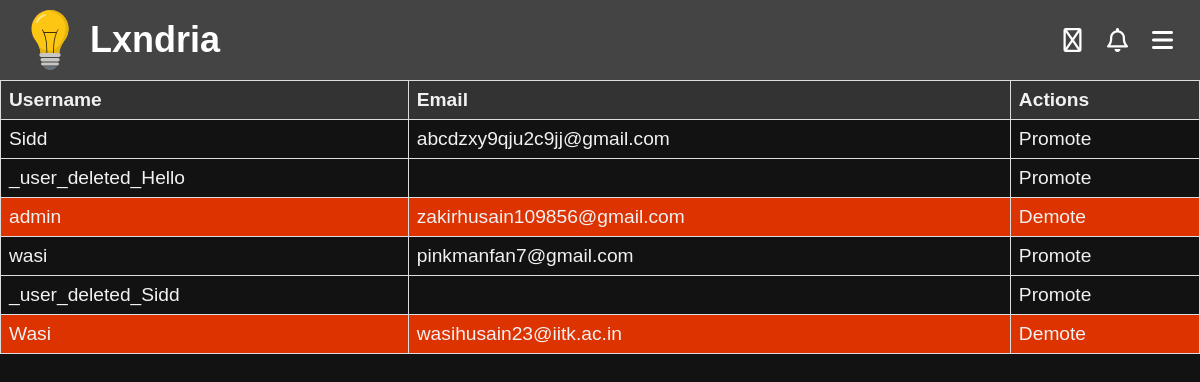
Page /admin-controls (signed in) on the committed database.
### app/models.py (models this page shows, shortened)
class Profile(db.Model):
    __tablename__ = "profile"
    __table_args__ = {"extend_existing": True}
    username = db.Column(db.String(80), db.ForeignKey('user.username'), primary_key=True)  # Primary + Foreign Key
    user = db.relationship('User', backref=db.backref('profile', uselist=False, cascade="all, delete-orphan"))
    profile_pic = db.Column(db.String(255), default="/images/default-profile.jpg")
    bio = db.Column(db.Text, default="This user has not set a bio yet.")
    upvotes = db.Column(db.Integer, default=0)
    created_at = db.Column(db.DateTime, default=datetime.utcnow)
    updated_at = db.Column(db.DateTime, onupdate=datetime.utcnow)
    @property
    def is_moderator(self):
        return Moderators.query.filter_by(username=self.username).count() != 0

class User(db.Model, UserMixin): # create a User class to store user information
    __tablename__ = "user"
    __table_args__ = {"extend_existing": True}  # Allow modifications to the table
    id = db.Column(db.Integer, primary_key=True)
    username = db.Column(db.String(80), unique=True, nullable=False)
    name = db.Column(db.String(80), nullable=False)
    password_hash = db.Column(db.String(120), nullable=False)
    email = db.Column(db.String(120), unique=True, nullable=False)
    created_at = db.Column(db.DateTime, default=datetime.utcnow)
    updated_at = db.Column(db.DateTime, onupdate=datetime.utcnow)

### app/routes/admin.py (the view, shortened to what this page needs)
@admin_bp.route('/admin-controls')
def admin():
    if not current_user.is_authenticated:
        return redirect(url_for('routes.auth.login'))
    if current_user.username != 'admin':
        return redirect(url_for('routes.account.account'))
    users = Profile.query.order_by(Profile.created_at.desc()).all()
    if request.args.get('mods') == '1':
        Users=[]
        for user in users:
            if user.is_moderator:
                Users.append(user)
        users = Users
    return render_template('admin.html', users=users)

### app/routes/auth.py (called while the page is built)
@login_manager.user_loader
def load_user(user_id):
    return User.query.get(int(user_id))

### app/templates/admin.html (shortened to what this page needs)
<!DOCTYPE html>
<html>
    <head>
        {%include 'banner.html'%}
        <link rel="stylesheet" type="text/css" href="{{url_for('static', filename='css/admin.css')}}">
    </head>
    <body>
        <table>
            <thead>
                <tr>
                    <th>Username</th>
                    <th>Email</th>
                    <th>Actions</th>
                </tr>
            </thead>
            <tbody>
                {% for user in users %}
                {%if user.is_moderator%}
                    <tr  style="background-color: #d30;">
                        <td>
                            <a href="/admin-controls/view?user={{user.username}}">{{user.username}}</a>
                {% else %}
                    <tr>
                        <td>
                            <a href="/account/{{user.username}}"> {{user.username}} </a>
                {% endif %}
                        </td>
                        <td>
                            <a href="mailto:{{user.user.email}}">
                            {{user.user.email}}
                            </a>
                        </td>
                        <td>
                            {% if user.is_moderator %}
                                <a href="/admin-controls?demote=1&user={{user.username}}">Demote</a>
                            {% else %}
                                <a href="/admin-controls?promote=1&user={{user.username}}">Promote</a>
                            {% endif %}
                        </td>
                    </tr>
                {% endfor %}
            </tbody>
        </table>
    </body>
</html>

### app/static/css/banner.css (style rules this page uses)
body, h1, p { margin: 0; padding: 0; text-decoration: none; color: inherit; font-family: Arial, sans-serif; box-sizing: border-box; background-color: #121212; color: #f1f1f1; ; }
a { text-decoration: none; color: inherit; }

### rows in the picture
Profile: username "Sidd", user.email "abcdzxy9qju2c9jj@gmail.com"
Profile: username "_user_deleted_Hello"
Profile: username "admin", user.email "zakirhusain109856@gmail.com"
Profile: username "wasi", user.email "pinkmanfan7@gmail.com"
Profile: username "_user_deleted_Sidd"
Profile: username "Wasi", user.email "wasihusain23@iitk.ac.in"
